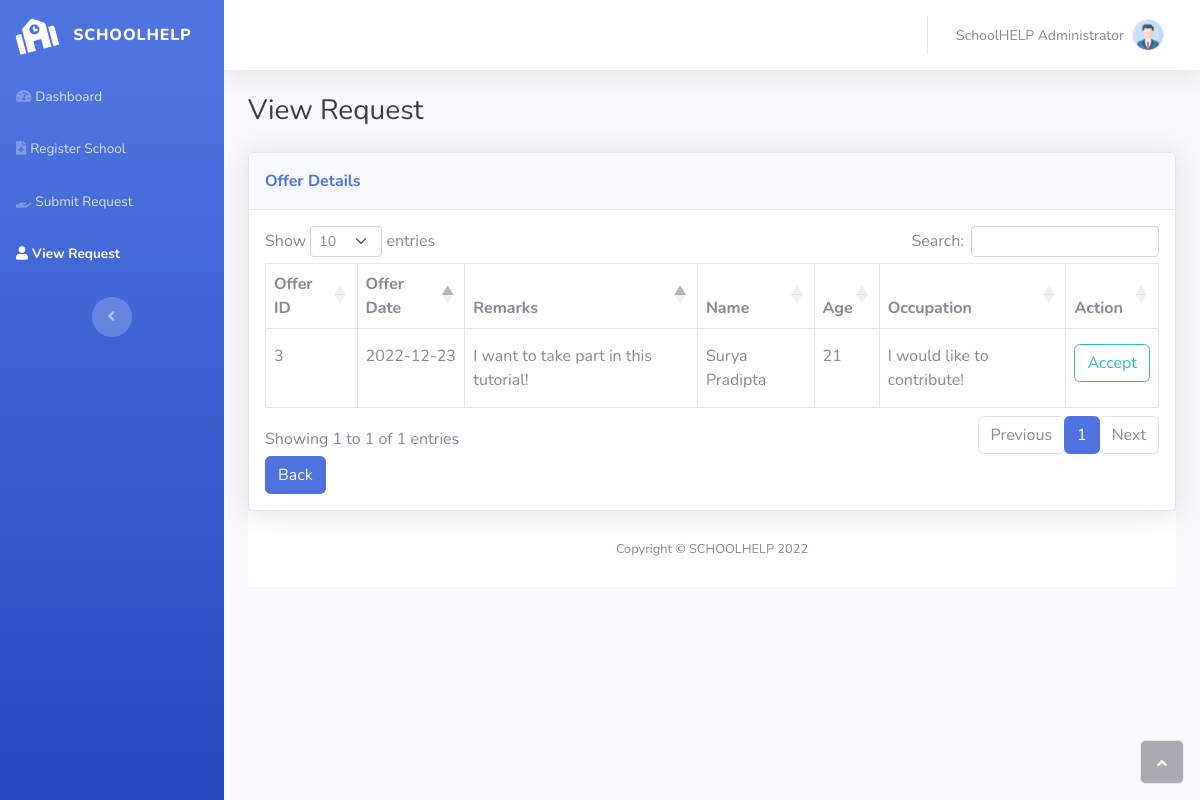
The app's page /pages/select-offer.php?id=3 (signed in) with its own data.
### tables this page shows
CREATE TABLE `request` (
  `schoolid` int(11) NOT NULL,
  `requestid` int(11) NOT NULL,
  `requestdate` date NOT NULL,
  `requeststatus` varchar(15) NOT NULL,
  `description` text NOT NULL
);

CREATE TABLE `offer` (
  `offerid` int(11) NOT NULL,
  `userid` int(11) NOT NULL,
  `requestid` int(11) NOT NULL,
  `offerdate` date NOT NULL,
  `remarks` varchar(50) NOT NULL,
  `offerstatus` varchar(15) NOT NULL
);

CREATE TABLE `user` (
  `userid` int(11) NOT NULL,
  `username` varchar(30) NOT NULL,
  `password` varchar(100) NOT NULL,
  `fullname` varchar(50) NOT NULL,
  `email` varchar(50) NOT NULL,
  `phone` varchar(15) NOT NULL
);

CREATE TABLE `volunteer` (
  `userid` int(11) NOT NULL,
  `dateofbirth` date NOT NULL,
  `occupation` varchar(255) NOT NULL
);

### pages/select-offer.php (the view, shortened to what this page needs)
<?php
$viewid = $_GET['id'];
?>
<!DOCTYPE html>
<html lang="en">
<head>
    <link rel="stylesheet" href="../assets/bootstrap/css/bootstrap.min.css">
    <link rel="stylesheet" href="../assets/bootstrap/css/dataTables.bootstrap5.min.css">
    <link rel="stylesheet" href="../assets/bootstrap/css/datatables.css">
    <link rel="stylesheet" href="../assets/fonts/fontawesome-all.min.css">
</head>
<body id="page-top">
<div id="wrapper">
    <nav class="navbar navbar-dark align-items-start sidebar sidebar-dark accordion bg-gradient-primary p-0">
        <div class="container-fluid d-flex flex-column p-0"><a class="navbar-brand d-flex justify-content-center align-items-center sidebar-brand m-0" href="#">
                <div class="sidebar-brand-icon rotate-n-15"><i class="fas fa-school"></i></div>
                <div class="sidebar-brand-text mx-3"><span>schoolhelp</span></div>
            </a>
            <ul class="navbar-nav text-light" id="accordionSidebar">
                <li class="nav-item"><a class="nav-link" href="home-administrator.php"><i class="fas fa-tachometer-alt"></i><span>Dashboard</span></a></li>
                <li class="nav-item"><a class="nav-link " href="register-school.php"><i class="fas fa-file-medical"></i><span>Register School</span></a></li>
                <li class="nav-item"><a class="nav-link" href="submit-request.php"><i class="fas fa-hand-holding"></i><span>Submit Request</span></a></li>
                <li class="nav-item"><a class="nav-link active" href="review-offers.php"><i class="fas fa-user"></i><span>View Request</span></a></li>
            </ul>
            <div class="text-center d-none d-md-inline">
                <button class="btn rounded-circle border-0" id="sidebarToggle" type="button"></button>
            </div>
        </div>
    </nav>
    <div class="d-flex flex-column" id="content-wrapper">
        <div id="content">
            <nav class="navbar navbar-light navbar-expand bg-white shadow mb-4 topbar static-top">
                <div class="container-fluid">
                    <ul class="navbar-nav flex-nowrap ms-auto">
                        <li class="nav-item dropdown no-arrow">
                            <div class="nav-item dropdown no-arrow">
                                <a class="dropdown-toggle nav-link"
                                   aria-expanded="false"
                                   data-bs-toggle="dropdown"
                                   href="#">
                                    <span class="d-none d-lg-inline me-2 text-gray-600 small">
                                        <?php echo $_SESSION['fullname']; ?>
                                    </span>
                                    <img class="border rounded-circle img-profile"
                                         src="../assets/img/avatars/avatar0.png">
                                </a>
                            </div>
                        </li>
                    </ul>
                </div>
            </nav>
            <div class="container-fluid">
                <h3 class="text-dark mb-4">View Request</h3>
                <div class="card shadow">
                    <div class="card-header py-3">
                        <p class="text-primary m-0 fw-bold">Offer Details</p>
                    </div>
                    <div class="card-body">
                        <table id="req-form" class="table overflow-auto table-bordered" style="width: 100%;">
                            <thead>
                            <tr>
                                <th>Offer ID</th>
                                <th>Offer Date</th>
                                <th>Remarks</th>
                                <th>Name</th>
                                <th>Age</th>
                                <th>Occupation</th>
                                <th>Action</th>
                            </tr>
                            </thead>
                            <tbody>
                            <?php
                            include "action/connection.php";
                            $query = ("SELECT * FROM request
                                    INNER JOIN offer ON request.requestid = offer.requestid
                                    INNER JOIN volunteer ON offer.userid = volunteer.userid
                                    INNER JOIN user ON volunteer.userid = user.userid
                                    WHERE offer.offerid = $viewid;");
                            $result = mysqli_query($connect, $query);
                            if ($result -> num_rows > 0) {
                                while($row = $result->fetch_assoc()) {
                                    $requestid = $row["requestid"];
                                    echo '<tr>';
                                    echo '<td>'.$row["offerid"].'</td>';
                                    echo '<td>'.$row["offerdate"].'</td>';
                                    echo '<td>'.$row["remarks"].'</td>';
                                    echo '<td>'.$row["fullname"].'</td>';
                                    $datenow = date("Y-m-d");
                                    $agenow = date_diff(date_create($row["dateofbirth"]), date_create($datenow));
                                    echo '<td>'.$agenow->format('%y').'</td>';
                                    echo '<td>'.$row["occupation"].'</td>';
                                }
                            }
                            ?>
                            <form method="POST" action="action/accept-offer.php">
                                <div class="form-group">
                                    <td>
                                        <input class="btn btn-outline-info" type="submit" value="Accept" name="send">
                                    </td>
                                </div>
                            </form>
                            </tbody>
                        </table>
                        <a href="select-request.php?id=<?php echo $requestid; ?>" class="btn btn-primary">Back</a>
                    </div>
                </div>
                <footer class="bg-white sticky-footer">
                    <div class="container my-auto">
                        <div class="text-center my-auto copyright"><span>Copyright © SCHOOLHELP 2022</span></div>
                    </div>
                </footer>
            </div>
            <a class="border rounded d-inline scroll-to-top" href="#page-top"><i class="fas fa-angle-up"></i></a>
        </div>
</body>
</html>

### records on screen
request: offer.offerid "3", offer.offerdate "2022-12-23", offer.remarks "I want to take part in this tutorial!", user.fullname "Surya Pradipta", volunteer.dateofbirth "21", volunteer.occupation "I would like to contribute!"

### other values on screen
$_SESSION['fullname'] "SchoolHELP Administrator"
